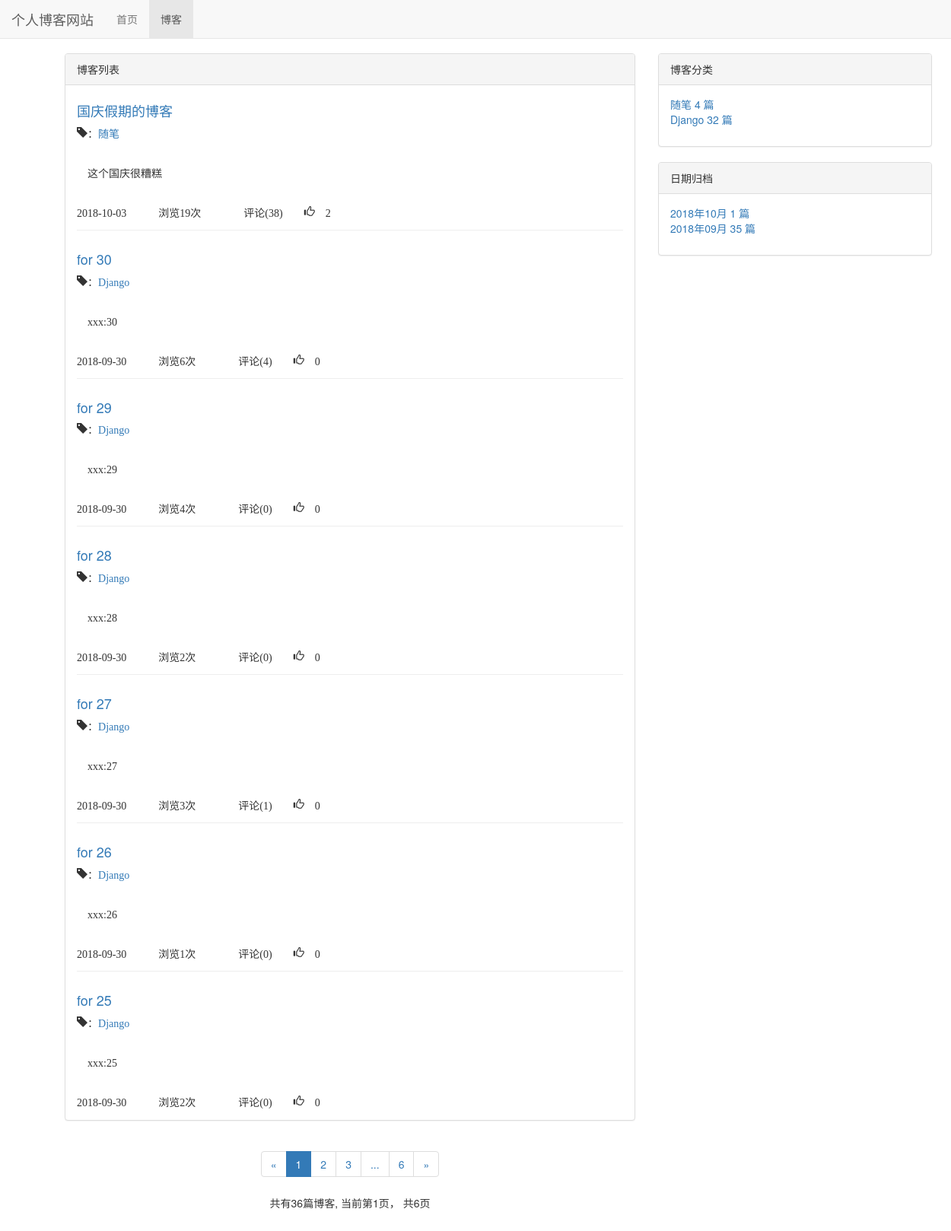
Screenshot of /blog/ with the database file from the repository.
### blog/models.py (models this page shows, shortened)
class Blog(models.Model,ReadNumExpandMthod):
    title = models.CharField(max_length = 50)
    blog_type = models.ForeignKey(BlogType, on_delete = models.DO_NOTHING)
    content = RichTextUploadingField()
    author = models.ForeignKey(User,on_delete = models.DO_NOTHING)
    read_details = GenericRelation(ReadDetail)
    created_time = models.DateTimeField(auto_now_add = True)
    last_updated_time = models.DateTimeField(auto_now = True)
    class Meta:
        ordering = ["-created_time"]

class BlogType(models.Model):
    type_name = models.CharField(max_length = 15)
    def __str__(self):
        return self.type_name

### read_statistics/models.py (models this page shows)
class ReadNum(models.Model):
    read_num = models.IntegerField(default=0)
    content_type = models.ForeignKey(ContentType,on_delete=models.DO_NOTHING)
    object_id = models.PositiveIntegerField()
    content_object = GenericForeignKey('content_type','object_id')

### likes/models.py (models this page shows)
class LikeCount(models.Model):
    content_type = models.ForeignKey(ContentType, on_delete=models.CASCADE)
    object_id = models.PositiveIntegerField()
    content_object = GenericForeignKey('content_type', 'object_id')
    liked_num = models.IntegerField(default=0)

### blog/views.py (the view)
# urls.py: path('',views.blog_list,name = 'blog_list'),
def blog_list(request):
    blogs_all_list = Blog.objects.all()
    context = get_blog_list_common_data(request,blogs_all_list)
    return render (request,'blog/blog_list.html',context)

### comment/templatetags/comment_tags.py (called while the page is built)
@register.simple_tag
def get_comment_count(obj):
    content_type = ContentType.objects.get_for_model(obj)
    return Comment.objects.filter(content_type = content_type,object_id = obj.pk).count()

### likes/templatetags/likes_tags.py (called while the page is built)
@register.simple_tag
def get_like_count(obj):
    content_type = ContentType.objects.get_for_model(obj)
    like_count, created = LikeCount.objects.get_or_create(content_type=content_type, object_id=obj.pk)
    return like_count.liked_num

### read_statistics/models.py (called while the page is built)
    def get_read_num(self):
        try:
            ct = ContentType.objects.get_for_model(self)
            readnum  = ReadNum.objects.get(content_type= ct,object_id=self.pk)
            return readnum.read_num
        except exceptions.ObjectDoesNotExist:
            return 0

### blog/templates/blog/blog_list.html (shortened to what this page needs)
{% extends 'blog/base.html' %}
{% block nav_blog_active %}active{% endblock %}
{% load staticfiles %}
{% load comment_tags %}
{% load likes_tags %}
{% block header_extends %}
    <link rel="stylesheet" type="text/css" href="{% static 'blog/blog.css' %}">
{% endblock %}
{% block content %}
    <div class="container">
        <div class="row">
            <div class=" col-sm-8 ">
                <div class="panel panel-default">
                    <div class="panel-heading">{% block blog_list_title %}博客列表{% endblock %}</div>
                    <div class="panel-body">
                        {% for blog in blogs %}
                        <div class="blog">
                            <h4><a href="{% url 'blog_detail' blog.pk %}">{{ blog.title }} </a></h4>
                            <p class="blog-info">
                                <li class="glyphicon glyphicon-tag">：<a href="{% url 'blogs_with_type' blog.blog_type.pk %}">{{ blog.blog_type }}</a>&nbsp;&nbsp;
                            </p>
                            <p class="text">{{ blog.content|safe|striptags|truncatechars:120 }}</p>
                            {{ blog.created_time|date:'Y-m-d'}}&nbsp;&nbsp;
                            浏览{{ blog.get_read_num }}次 &nbsp;&nbsp;
                            评论({% get_comment_count blog %})&nbsp;&nbsp;
                            <li class="glyphicon glyphicon-thumbs-up"> {% get_like_count blog %}</li>
                        </div>
                        {% empty %}
                            <div class="blog">
                                <h4>暂无博客，敬请期待</h4>
                            </div>
                        {% endfor %}
                    </div>
                </div>
                <div class="paginator">
                    <ul class="pagination">
                        <li>
                            {% if page_of_blogs.has_previous %}
                                <a href="?page=previos_page_number" aria-label="Previous">
                                    <span aria-hidden="true">&laquo;</span>
                                </a>
                            {% else%}
                                <span aria-hidden="true">&laquo;</span>
                            {% endif %}
                        </li>
                        {% for page_num in page_range %}
                            {% if page_num == page_of_blogs.number %}
                                <li class="active"><span>{{ page_num }}</span></li>
                            {% else %}
                                {% if page_num == '...' %}
                                    <li><span>{{ page_num }}</span></li>
                                {% else %}
                                    <li><a href="?page={{ page_num }} ">{{ page_num }}</a></li>
                                {% endif %}
                            {% endif %}
                        {% endfor %}
                        <li>
                            {% if page_of_blogs.has_next %}
                                <a href="?page={{ page_of_blogs.next_page_number }}" aria-label="Next">
                                    <span aria-hidden="true">&raquo;</span>
                                </a>
                            {% else %}
                                <span aria-hidden="true">&raquo;</span>
                            {% endif %}
                        </li>
                    </ul>
                    <p>
                        共有{{ page_of_blogs.paginator.count }}篇博客,
                        当前第{{ page_of_blogs.number }}页，
                        共{{ page_of_blogs.paginator.num_pages }}页
                    </p>
                </div>
            </div>
            <div class="col-sm-4">
                <div class="panel panel-default">
                    <div class="panel-heading">博客分类</div>
                    <div class="panel-body">
                         <ul class='blog-types'>
                            {% for blog_type in blog_types %}
                                <li>
                                    <a href="{% url 'blogs_with_type' blog_type.pk %}">
                                    {{ blog_type.type_name }} {{blog_type.blog_count}} 篇 </a>
                                </li>
                            {% empty %}
                                <li>暂无分类</li>
                            {% endfor %}
                        </ul>
                    </div>
                </div>
                <div class="panel panel-default">
                    <div class="panel-heading">日期归档</div>
                    <div class="panel-body">
                        <ul>
                            {% for blog_date,blog_count in blog_dates.items %}
                                <li>
                                    <a href="{% url 'blogs_with_date' blog_date.year blog_date.month %}">
                                    {{ blog_date|date:"Y年m月" }} {{ blog_count }} 篇</a>
                                </li>
                            {% endfor %}
                        </ul>
                    </div>
                </div>
            </div>
        </div>
    </div>
{% endblock %}

### blog/static/blog/base.css (style rules this page uses)
* { margin: 0; padding: 0; }
body { margin: 70px!important; }
ul { list-style-type: none; }

### blog/static/blog/blog.css (style rules this page uses)
ul.blog-types { list-style-type: none; }
div.blog:not(:last-child) { margin-bottom: 2em; padding-bottom: 1em; border-bottom: 1px solid #eee; }
div.blog h4 { margin-top: 0.5em; }
div.blog p.blog-info { margin-bottom: 0; }
div.paginator { text-align: center; }
p.text { padding: 2em 1em }

### rows the page displays
Blog: title "国庆假期的博客", blog_type "随笔", content "这个国庆很糟糕", created_time "2018-10-03", get_read_num "19", id "38", id.liked_num "2"
Blog: title "for 30", blog_type "Django", content "xxx:30", created_time "2018-09-30", get_read_num "6", id "4", id.liked_num "0"
Blog: title "for 29", blog_type "Django", content "xxx:29", created_time "2018-09-30", get_read_num "4", id "0", id.liked_num "0"
Blog: title "for 28", blog_type "Django", content "xxx:28", created_time "2018-09-30", get_read_num "2", id "0", id.liked_num "0"
Blog: title "for 27", blog_type "Django", content "xxx:27", created_time "2018-09-30", get_read_num "3", id "1", id.liked_num "0"
Blog: title "for 26", blog_type "Django", content "xxx:26", created_time "2018-09-30", get_read_num "1", id "0", id.liked_num "0"
Blog: title "for 25", blog_type "Django", content "xxx:25", created_time "2018-09-30", get_read_num "2", id "0", id.liked_num "0"
BlogType: type_name "随笔", blog_count "4"
BlogType: type_name "Django", blog_count "32"

### other values shown
{{ page_num }} "1"
{{ page_num }} "2" "3" "6"
{{ page_num }} "..."
{{ page_of_blogs.paginator.count }} "36"
{{ page_of_blogs.number }} "1"
{{ page_of_blogs.paginator.num_pages }} "6"
{{ blog_date|date:"Y年m月" }} "2018年10月" "2018年09月"
{{ blog_count }} "1" "35"
